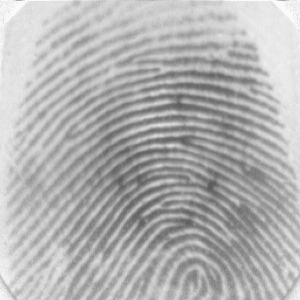
#> input picture pruebas/this/originalDOS.jpg, 300 x 300 px; its folder holds only this picture in this run
$ python -i preprocesamiento.py   (imports and definitions only)
#> lines starting #> are read from the running program, lines starting #| are printed output that depends on the picture
#> further down, picture is the input picture: shape (300, 300, 3); min 84, max 255, mean 178.1
"""
    Realiza conversion a escala de grises, mejora de contraste y normalizacion.
"""

import cv2
import numpy as np
import os
from tqdm import tqdm


class PreprocesadorUnificado:

    def __init__(self, tamano_objetivo=(300, 300)):

        self.tamano_objetivo = tamano_objetivo

        # CLAHE: Contrast Limited Adaptive Histogram Equalization
        # clipLimit: Limita el contraste para evitar amplificacion excesiva de ruido
        # tileGridSize: Tamano de las regiones para ecualizacion local (8x8 pixeles)
        self.clahe = cv2.createCLAHE(clipLimit=2.0, tileGridSize=(8, 8))

    def preprocesar_imagen(self, imagen):
        """
        Flujo de procesamiento:
        1. Conversion a escala de grises
        2. Redimensionamiento a tamano estandar
        3. Mejora de contraste con CLAHE
        4. Suavizado con filtro de mediana

        Args:
            imagen (numpy.ndarray): Imagen de entrada (BGR o escala de grises)

        Returns:
            numpy.ndarray: Imagen preprocesada en escala de grises
        """

        # 1: Conversion a escala de grises
        # Verifica si la imagen tiene 3 canales (BGR) o ya esta en escala de grises
        if len(imagen.shape) == 3:
            gris = cv2.cvtColor(imagen, cv2.COLOR_BGR2GRAY)
        else:
            gris = imagen

        # 2: Redimensionamiento
        h, w = gris.shape
#> h = 300; w = 300

        # Redimensionar solo si las dimensiones no coinciden con el objetivo
        if h != self.tamano_objetivo[0] or w != self.tamano_objetivo[1]:
            # INTER_AREA: Interpolacion recomendada para reduccion de tamano
            # Resultados mas suaves y evita aliasing
            gris = cv2.resize(gris, self.tamano_objetivo, interpolation=cv2.INTER_AREA)

        # 3: Mejora de contraste con CLAHE
        # CLAHE mejora el contraste local sin amplificar demasiado el ruido
        # Util para huellas latentes con iluminacion irregular
        mejorada = self.clahe.apply(gris)
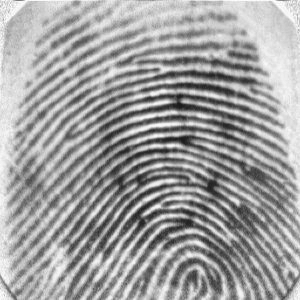
#> mejorada: shape (300, 300); min 26, max 255, mean 159.4

        # 4: Suavizado para reducir ruido
        # Filtro de mediana con kernel 3x3
        # Efectivo para eliminar ruido de tipo "sal y pimienta" sin difuminar bordes
        suavizada = cv2.medianBlur(mejorada, 3)

        return suavizada

    # [46 lines left out: function preprocesar_directorio, not called in this run]

>>> import cv2
>>> picture = cv2.imread('../../../pruebas/this/originalDOS.jpg')
>>> result = PreprocesadorUnificado().preprocesar_imagen(picture)

$ run again, on pruebas/this/editadaUNO.jpg
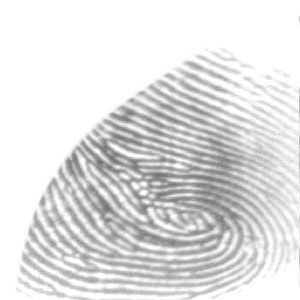
#> input picture pruebas/this/editadaUNO.jpg, 300 x 300 px
#> picture is the input picture: shape (300, 300, 3); min 109, max 255, mean 224.6
#> in preprocesar_imagen, `mejorada = self.clahe.apply(gris)`:
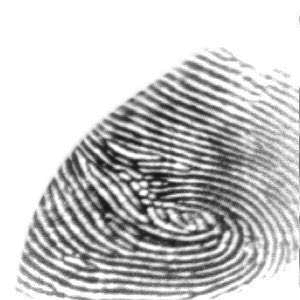
#> mejorada: shape (300, 300); min 21, max 255, mean 199.8
